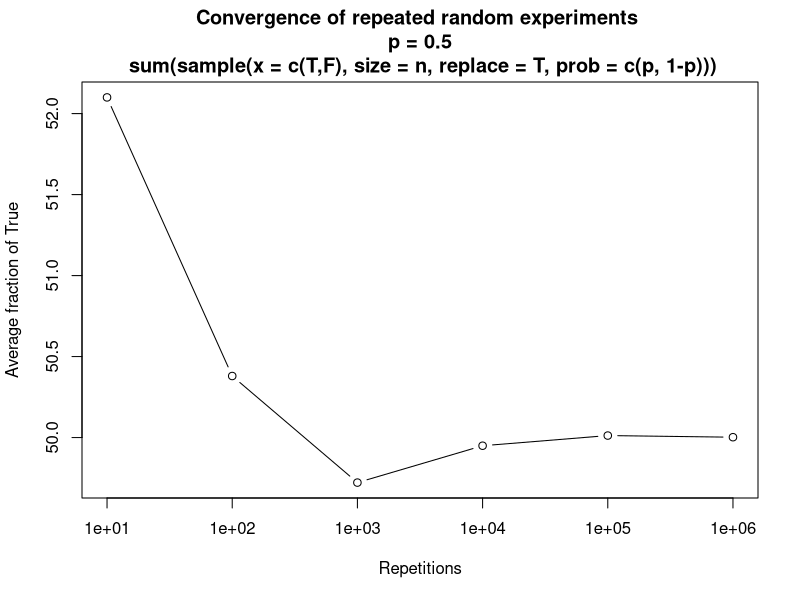

This figure's R source:
# # this piece of code shows an example of 
# the different results you can obtain 
# with sample and sample.int
#set.seed(29) without this the result will 
# change at every run
# 
rm(list = ls())
# warm up
t <- sum(c(T,F,T,T)) # True and False are 
                     # interpreted as 1 and 0
                     # by numeric operators and functions
# common parameters
n <- 1000000 # number of trials
p <- 0.05 # probability of true

# Example 1
# sample True or False n times with p prob of true
v1 <- sample(x = c(T,F), size = n, 
            replace = T, prob = c(p, 1-p))
# count the number of trues
t1 <- sum(v1)

# Example 2
# - initialize a vector of n False
# - set to True a randomly selected fraction p of the 
#   positions in the vector 
v2 <- rep(F, n)
it <- sample.int(n = n, # the range is implicitly 1 to n
                 size = as.integer(p*n), # the amount of random positions
                                         # that will be set to True
                 replace = F # sampling without replacement
                 )
v2[it] <- T # makes the sampling by filtering the exact fraction
t2 <- sum(v2)

cat(' number of selected with "sample"     = ', t1, '\n',
    'number of selected with "sample.int" = ', t2, '\n',
    "expected number                      = ", as.integer(p*n),
    "\n")

# we see that the in example 1 the result has a random variability
# around the expected number of True values
# example 2 gives always the same frequency of T
# 
# # ==============================
# Convergence
# In order to verify that the number of T in experiment 1
# converges when we repeat it, we will repeat the experiment
# and we will store the average number of True for increasing
# number of repetitions.
# When we are not interested to repeatability we do not
# reset the seed.
# Without reseeding t1 changes, t2 is always the same
# the average t1 after a high number of runs without 
# reseeding will converge to t2
# Uses:
# - avgT: vector to store the average number of true
#         for each number of repetitions
# Algorithm:
# - repeat nPlots times varying nP
#   - set nTests to 10^nP
#   - set nP position of avgT to 0
#   - repeat nTests times 
#     - do the experiment
#     - count the number of True and sum it to the nP
#       position of avgT
#   - divide the nP position of avgT by nTests
# - plot the results using  the range nPlots as x and
#   avgT as y

# prepare common parameters and avgT
set.seed(36) # set the seed only once for the "global" 
# experiment
nPlots <- 6
p <- 0.5
n <- 100
plotRange <- 1:nPlots
avgT <- vector(mode = "numeric", length = nPlots)
# External repetition: changing the order of magnitude
for (nP in plotRange){
  nTests <- 10^nP
  avgT[nP] <- 0
  #  outcome <- vector(mode = "numeric", length = nTests)
  # Internal repetition: repeating the random experiment
  for (i in 1:nTests){
    # "local" experiment to be repeated
    # set.seed(38) # what happens if we put
    # set.seed(<any number>) here?
    v1 <- sample(x = c(T,F), size = n, 
                 replace = T, prob = c(p, 1-p))
    #    outcome[i] <- sum(v1)
    avgT[nP] <- avgT[nP] + sum(v1)
  } # for (i in 1:nTests)
  avgT[nP] <- avgT[nP] / nTests
} # for (nP in plotRange)
# https://www.rdocumentation.org/packages/graphics/versions/3.6.2/topics/plot
mainTitle = paste("Convergence of repeated random experiments",
                  "\n",
                  #                  "n =", n, 
                  "p =", p, "\n",
                  "sum(sample(x = c(T,F), size = n, replace = T, prob = c(p, 1-p)))"
)
plot(x = 10^plotRange, y = avgT, type = "b",
     main = mainTitle,
     xlab = "Repetitions", 
     log = "x",
     ylab = "Average fraction of True"#,
     #     ylim = c(p*0.9,p*1.1) # adjust the y label range
)
abline(h = p) # put a horizontal line
# at the theoretical convergence point
